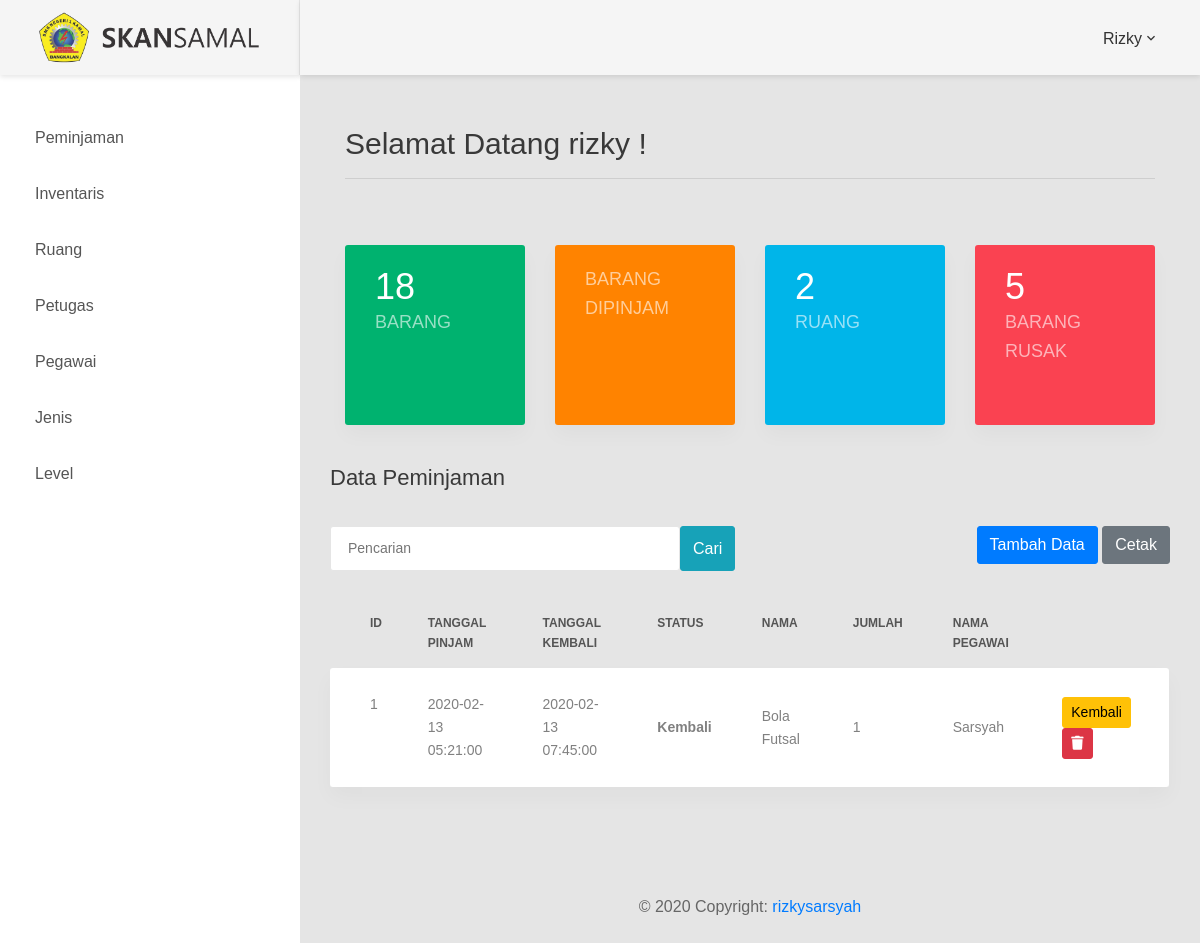
The page /index.php?page=admin (signed in) on the database its author committed.
### tables this page shows
CREATE TABLE `detail_pinjam` (
  `ID_DETAIL_PINJAM` int(5) NOT NULL,
  `ID_PEMINJAMAN` int(5) DEFAULT NULL,
  `ID_INVENTARIS` int(5) DEFAULT NULL,
  `JUMLAH_DETAIL` varchar(30) DEFAULT NULL,
  `ID_PEGAWAI` int(5) DEFAULT NULL
);

CREATE TABLE `peminjaman` (
  `ID_PEMINJAMAN` int(5) NOT NULL,
  `TANGGAL_PINJAM` datetime DEFAULT NULL,
  `TANGGAL_KEMBALI` datetime DEFAULT NULL,
  `STATUS_PEMINJAMAN` varchar(30) DEFAULT NULL,
  `ID_PEGAWAI` int(5) NOT NULL
);

CREATE TABLE `inventaris` (
  `ID_INVENTARIS` int(11) NOT NULL,
  `ID_PETUGAS` int(5) DEFAULT NULL,
  `ID_RUANG` int(5) DEFAULT NULL,
  `ID_JENIS` int(5) DEFAULT NULL,
  `NAMA` varchar(30) DEFAULT NULL,
  `KONDISI` varchar(30) DEFAULT NULL,
  `KETERANGAN_INVENTARIS` varchar(30) DEFAULT NULL,
  `JUMLAH` varchar(30) DEFAULT NULL,
  `TANGGAL_REGISTER` date DEFAULT NULL,
  `KODE_INVENTARIS` varchar(30) DEFAULT NULL
);

CREATE TABLE `pegawai` (
  `ID_PEGAWAI` int(5) NOT NULL,
  `NAMA_PEGAWAI` varchar(30) DEFAULT NULL,
  `NIP` varchar(30) DEFAULT NULL,
  `ALAMAT` varchar(50) DEFAULT NULL
);

### modul/peminjaman/index.php (the view, shortened to what this page needs)
<section class="statistic statistic2">
    <div class="container">
        <div class="row">
            <?php  $query=mysqli_query($mysqli, "SELECT SUM(JUMLAH) FROM inventaris")or die('Ada kesalahan pada query insert: '.mysqli_error($mysqli));
            $data=mysqli_fetch_assoc($query)
            ?>
            <div class="col-md-6 col-lg-3">
                <div class="statistic__item statistic__item--green">
                    <h2 class="number"><?php echo $data['SUM(JUMLAH)']; ?></h2>
                    <span class="desc">Barang</span>
                </div>
            </div>
            <div class="col-md-6 col-lg-3">
                <div class="statistic__item statistic__item--orange">
                <span class="desc">barang dipinjam</span>
            </div>
        </div>
        <?php
        $query = mysqli_query($mysqli, "SELECT  * FROM ruang ORDER BY NAMA_RUANG DESC");
        $data=mysqli_num_rows($query);
        ?>
        <div class="col-md-6 col-lg-3">
            <div class="statistic__item statistic__item--blue">
                <h2 class="number"><?php echo $data; ?></h2>
                <span class="desc">Ruang</span>
            </div>
        </div>
        <div class="col-md-6 col-lg-3">
            <?php
            $query=mysqli_query($mysqli, "SELECT SUM(JUMLAH) FROM inventaris where KONDISI = 'rusak' ")or die('Ada kesalahan pada query insert: '.mysqli_error($mysqli));
            while($data=mysqli_fetch_assoc($query)){
                ?>
                <div class="statistic__item statistic__item--red">
                    <h2 class="number"><?php echo $data['SUM(JUMLAH)']; ?></h2>
                    <span class="desc">barang rusak</span>
                </div>
                <?php } ?>
            </div>
        </div>
    </div>
</section>
<div class="row">
    <div class="col-md-12">
        <h3 class="title-5 m-b-35">Data Peminjaman</h3>
        <div class="table table-data__tool">
         <form class="form-header" action="" method="POST">
            <input class="au-input au-input--xl" type="text" name="cari"  placeholder="Pencarian" />
            <button class="btn btn-info" type="submit" name="pencarian">Cari</button>
        </form>
        <div class="table-data__tool-right">
            <a href="index.php?page=tambah_peminjaman">
             <button class="btn btn-primary">Tambah Data</button>
         </a>
         <a href="modul/peminjaman/cetak_peminjaman.php">
             <button class="btn btn-secondary">Cetak</button>
         </a>
     </div>
 </div>
 <div class="table-responsive table-responsive-data2">
    <table class="table table-data2">
        <thead>
            <tr>
                <th>id</th>
                <th>tanggal pinjam</th>
                <th>tanggal kembali</th>
                <th>status</th>
                <th>nama</th>
                <th>jumlah</th>
                <th>nama pegawai</th>
            </tr>
        </thead>
        <tbody>
         <?php
         if(isset($_POST['pencarian']))
         {
            $cari = $_POST['cari'];
            $query=mysqli_query($mysqli, "SELECT detail_pinjam.*, peminjaman.*, inventaris.*, pegawai.* FROM detail_pinjam
                LEFT JOIN peminjaman ON peminjaman.ID_PEMINJAMAN=detail_pinjam.ID_PEMINJAMAN
                LEFT JOIN inventaris ON inventaris.ID_INVENTARIS=detail_pinjam.ID_INVENTARIS
                LEFT JOIN pegawai ON pegawai.ID_PEGAWAI=peminjaman.ID_PEGAWAI WHERE NAMA like '%$cari%' OR peminjaman.ID_PEMINJAMAN like '%$cari%' OR peminjaman.TANGGAL_PINJAM like '%$cari%' OR peminjaman.TANGGAL_KEMBALI like '%$cari%' OR peminjaman.STATUS_PEMINJAMAN like '%$cari%' ORDER BY peminjaman.ID_PEMINJAMAN DESC")or die('Ada kesalahan pada query insert: '.mysqli_error($mysqli));
        }
        else{
            $query=mysqli_query($mysqli, "SELECT detail_pinjam.*, peminjaman.*, inventaris.*, pegawai.* FROM detail_pinjam
                LEFT JOIN peminjaman ON peminjaman.ID_PEMINJAMAN=detail_pinjam.ID_PEMINJAMAN
                LEFT JOIN inventaris ON inventaris.ID_INVENTARIS=detail_pinjam.ID_INVENTARIS
                LEFT JOIN pegawai ON pegawai.ID_PEGAWAI=peminjaman.ID_PEGAWAI ORDER BY peminjaman.ID_PEMINJAMAN DESC ")or die('Ada kesalahan pada query insert: '.mysqli_error($mysqli));
        }
        while ($data = mysqli_fetch_assoc($query)) {
            ?>
            <tr class="tr-shadow">
                <td><?php echo $data['ID_PEMINJAMAN']; ?></td>
                <td><?php echo $data['TANGGAL_PINJAM']; ?></td>
                <td><?php echo $data['TANGGAL_KEMBALI']; ?></td>
                <td><strong><?php echo $data['STATUS_PEMINJAMAN']; ?></strong></td>
                <td><?php echo $data['NAMA']; ?></td>
                <td><?php echo $data['JUMLAH_DETAIL']; ?></td>
                <td><?php echo $data['NAMA_PEGAWAI']; ?></td>
                <td>
                    <a data-toggle="tooltip" data-placement="top" title="kembali" class="btn btn-warning btn-sm" href="index.php?page=kembali_peminjaman&id_peminjaman=<?php echo $data['ID_PEMINJAMAN'] ?>&id_inventaris=<?php echo $data['ID_INVENTARIS'] ?>&jumlah_detail=<?php echo $data['JUMLAH_DETAIL'] ?>
                        " >
                        <button>Kembali</button>
                    </a>
                    <a data-toggle="tooltip" data-placement="top" title="delete" class="btn btn-danger btn-sm" href="index.php?page=peminjaman&delete=<?php echo $data['ID_PEMINJAMAN']; ?>&delete2=<?php echo $data['ID_DETAIL_PINJAM']; ?>" onclick="return confirm('apakah anda yakin untuk delete <?php echo $data['NAMA_PETUGAS']; ?> ?')">
                        <i class="fas fa-trash"></i>
                    </td>
                </tr>
                <?php } ?>
            </tbody>
        </table>
    </div>
</div>
</div>

### rows shown on the page
detail_pinjam: ID_PEMINJAMAN.ID_PEMINJAMAN "1", ID_PEMINJAMAN.TANGGAL_PINJAM "2020-02-13 05:21:00", ID_PEMINJAMAN.TANGGAL_KEMBALI "2020-02-13 07:45:00", ID_PEMINJAMAN.STATUS_PEMINJAMAN "Kembali", ID_INVENTARIS.NAMA "Bola Futsal", JUMLAH_DETAIL "1", ID_PEGAWAI.NAMA_PEGAWAI "Sarsyah"

### other values the page prints
$_SESSION['nama_petugas'] "Rizky"
$_SESSION['nama_petugas'] "rizky"
$data['SUM(JUMLAH)'] "18"
$data "2"
$data['SUM(JUMLAH)'] "5"
